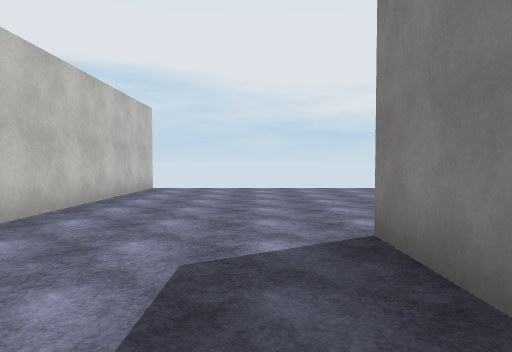
[1] (above)

18 first-person views from a walk through a Unity game level. The camera is 1.5 m above the floor, tilts 2° down and sees 75° across. The floor is counted in squares, 2 m on a side. Each view is taken from the middle of a square. On the plan, view 1 faces up. The plan holds only what a view shows up to about 11 squares ahead; the rest is blank. The place goes on beyond the plan. Surface patterns are stand-ins for the level's own textures.

[2]
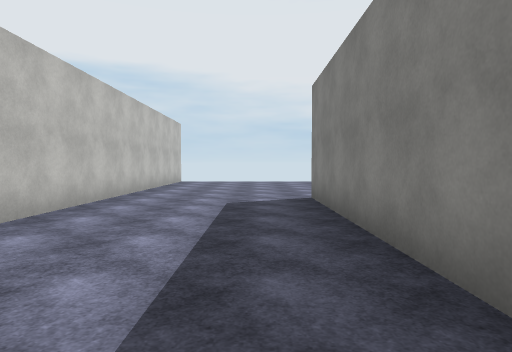

[3]
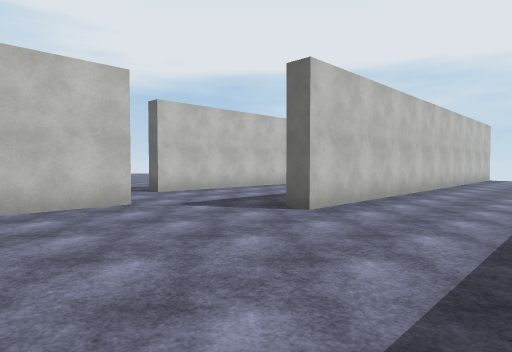

[4]
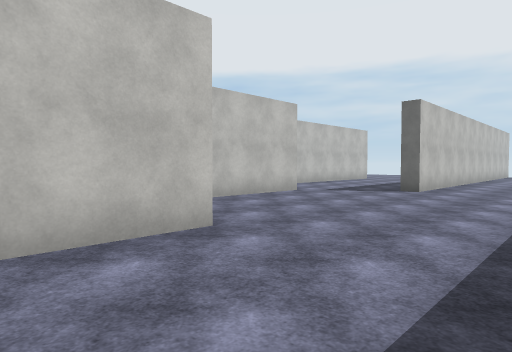

[5]
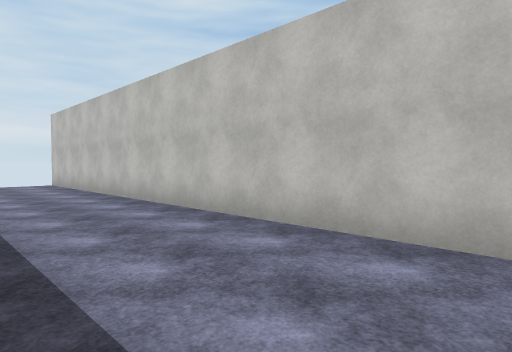

[6]
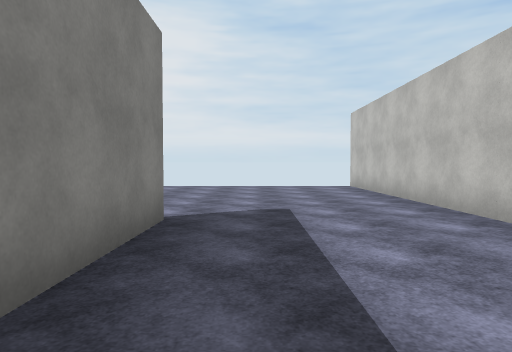

[7]
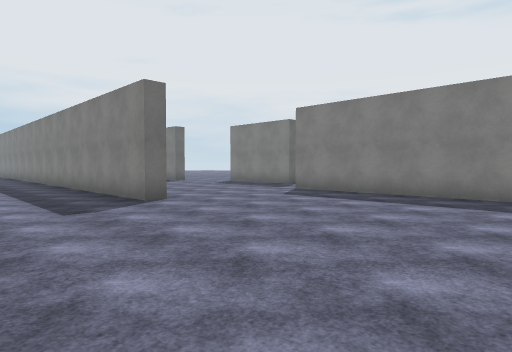

[8]
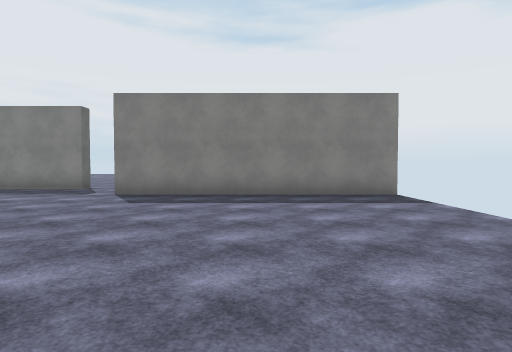

[9]
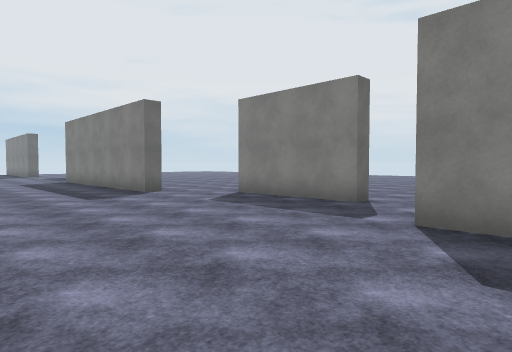

[10]
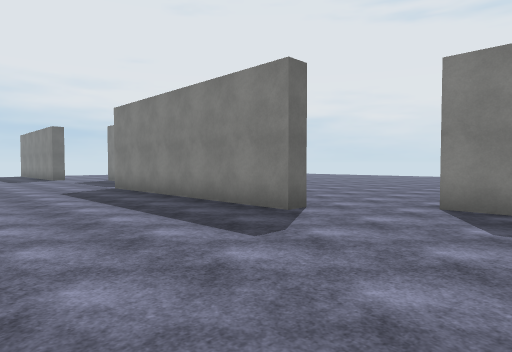

[11]
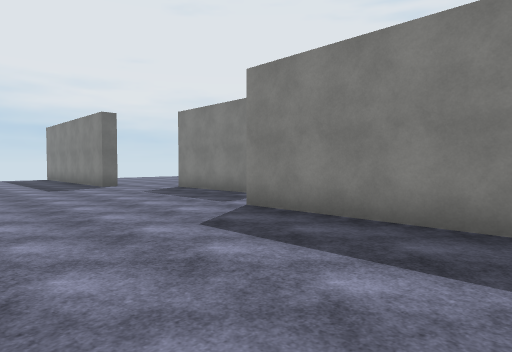

[12]
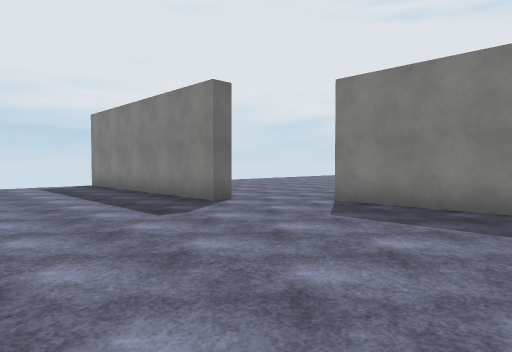

[13]
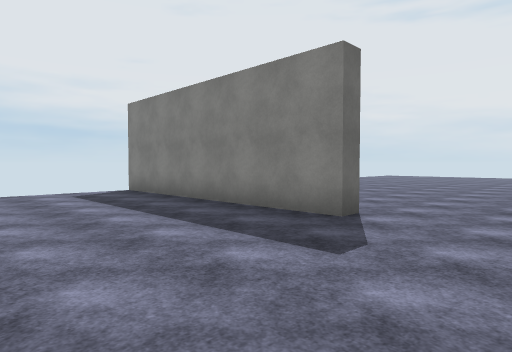

[14]
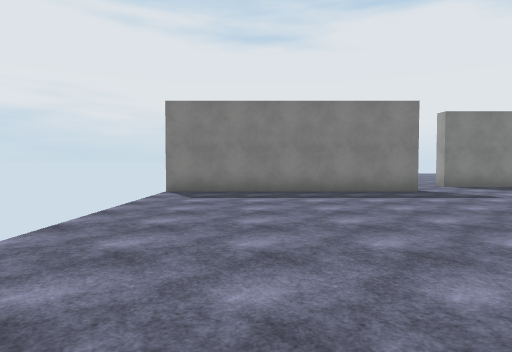

[15]
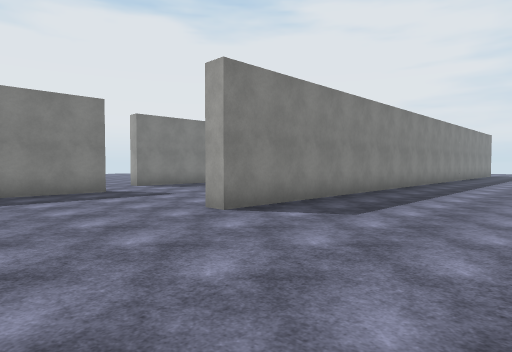

[16]
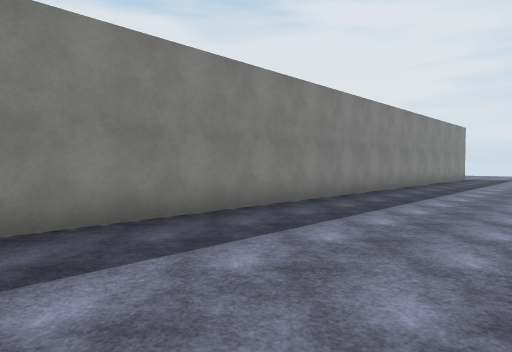

[17]
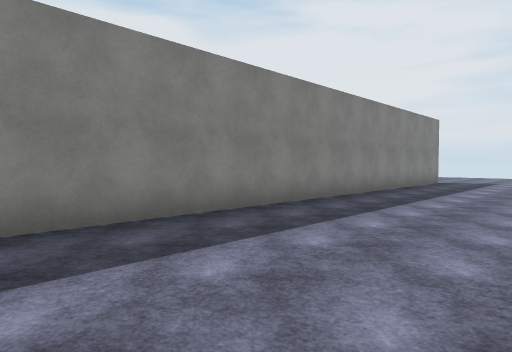

[18]
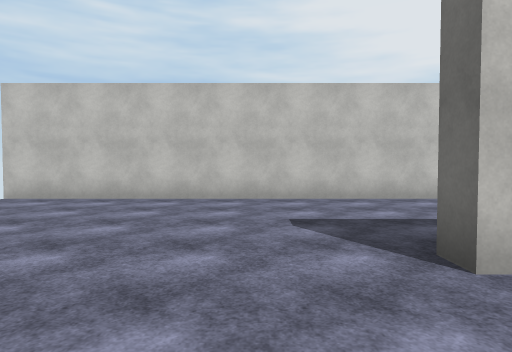

### Floor plan
Points are (right, up) in squares from view 1. A wall is a line through its corners. A room is listed if a view was taken in it or the views show most of it. See-through windows are left out.
Room 1 (views 1, 2, 3, 4, 5, 6, 7, 8, 9, 10, 11, 12, 13, 14, 15, 16, 17, 18)
walls: (6.8, -10.5) (6.3, -10.5) (6.3, -3.5); (-3.2, -10.5) (-3.2, -24.5); (8.1, -1.6) (8.1, 1.8); (-6.1, -5.2) (-6.1, -8.4); (1.8, -17.5) (1.2, -17.5) (1.2, 3.5) (1.8, 3.5); (8.1, -15.8) (8.1, -12.2); (6.8, 3.5) (6.3, 3.5) (6.3, 10.5); (6.3, -24.6) (6.3, -17.5); (-3.2, 10.5) (-3.2, -3.5) (-3.8, -3.5)
ways out: opening at (-5, -9.7); opening at (-5, -4.5); opening at (6.5, -16.5); opening at (6.5, -2.5); opening at (7, -11.7); opening at (7, 2.3)

Positions as (right, up) in squares from view 1, and headings:
1: (0, 0), facing up
2: (0, -4), facing up
3: (0, -8), facing up-left
4: (0, -13), facing up-left
5: (0, -11), facing down-left
6: (0, -13), facing down
7: (-2, -24), facing up-right
8: (-2, -21), facing right
9: (2, -19), facing up-right
10: (2, -14), facing up-right
11: (2, -8), facing up-right
12: (2, -2), facing up-right
13: (2, 1), facing up-right
14: (-3, 8), facing right
15: (-3, 7), facing down-right
16: (-3, 1), facing down-right
17: (-3, -3), facing down-right
18: (4, -19), facing left
